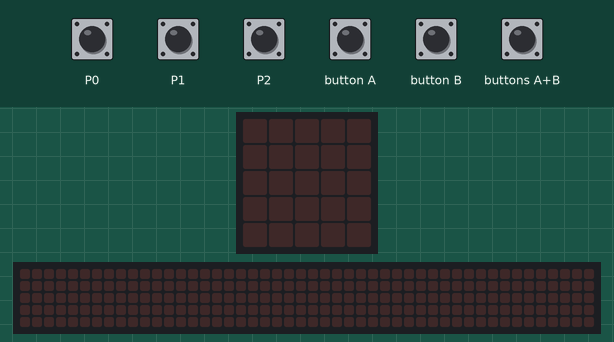
The program below on a simulated BBC micro:bit (MakeCode). On the bench: the board's 5×5 LED display, a strip that is not on the board, showing the scrolling text unrolled. The test bench sets the inputs (shaded band). Random numbers come from a fixed seed; the 48×5 strip is a reading aid, not a part: it shows the text the display is scrolling, unrolled, one strip-width of it at a time.

Above: at 1.2 s.
1.3 s: touch pin P0 pressed for 0.15 s
At 1.9 s:
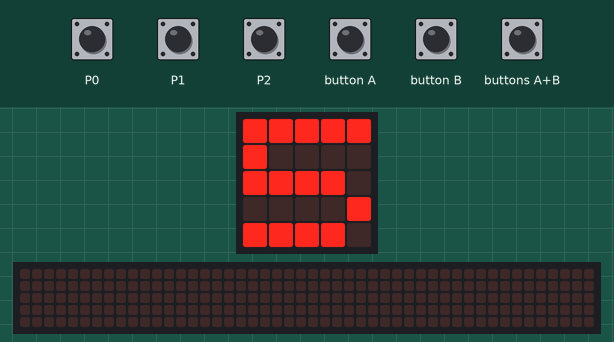
4.4 s: touch pin P1 pressed for 0.15 s
At 6.2 s:
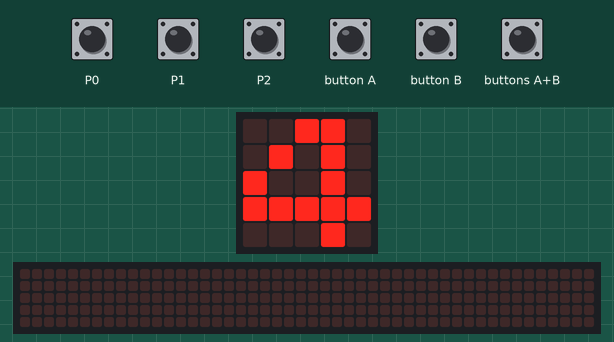
7.5 s: touch pin P2 pressed for 0.15 s
At 10.4 s:
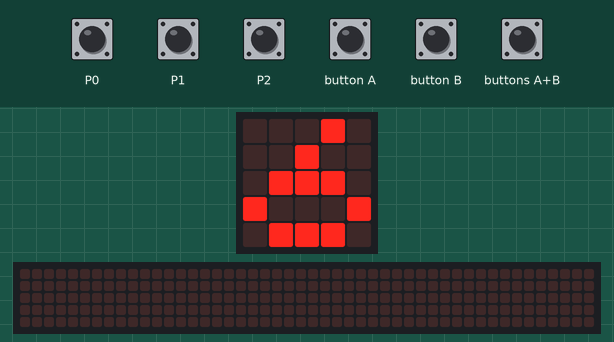
10.6 s: button B pressed for 0.15 s
At 11.9 s:
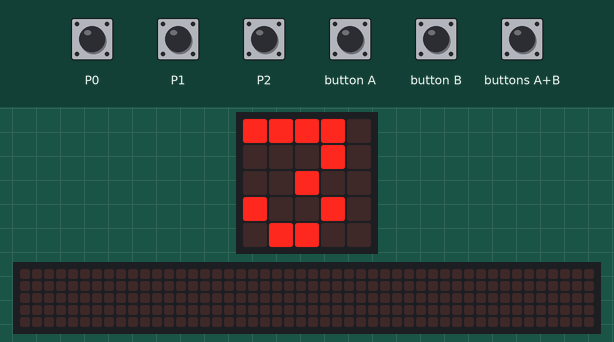
13.6 s: button A pressed for 0.15 s
At 16.6 s:
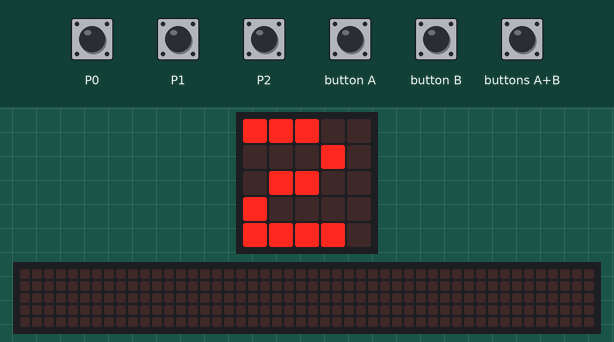
16.7 s: buttons A+B pressed for 0.15 s
At 20.12 s:
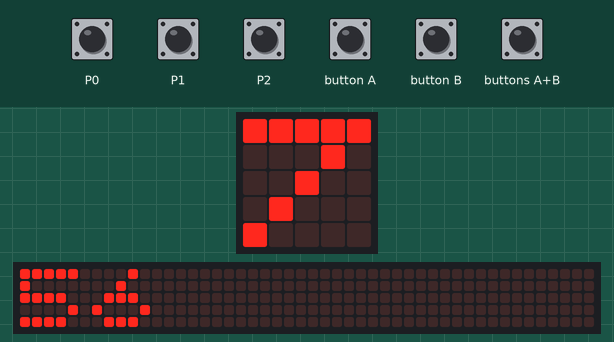
Timing chart, 0 to 20.8 s (numbered marks = the images above; inputs shaded):
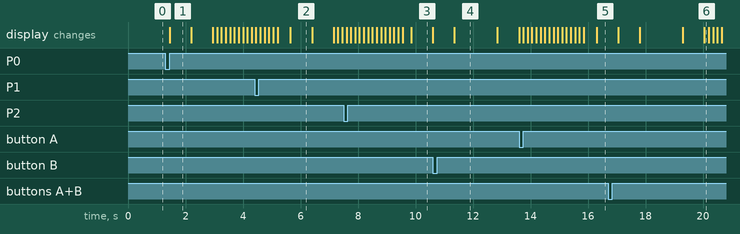

Measured:
- after the input at 1.3 s, the display: changes after 0.15 s (image 1)
- what the display in image 1 shows lasts 0.7 s, from 1.5 s to 2.2 s
- what the display in image 4 shows lasts 1.5 s, from 11.4 s to 12.9 s

The program:

main.ts
```typescript
let variable2 = 0
let variable1 = 0
input.onPinPressed(TouchPin.P0, function () {
    variable2 = 5
    basic.showNumber(variable2)
    variable1 = randint(0, 10)
    basic.showNumber(variable1)
    basic.showNumber(variable1 * variable2)
})
input.onGesture(Gesture.LogoUp, function () {
    variable2 = 7
    basic.showNumber(variable2)
    variable1 = randint(0, 10)
    basic.showNumber(variable1)
    basic.showNumber(variable1 * variable2)
})
input.onButtonPressed(Button.A, function () {
    variable2 = 2
    basic.showNumber(variable2)
    variable1 = randint(0, 10)
    basic.showNumber(variable1)
    basic.showNumber(variable1 * variable2)
})
input.onPinPressed(TouchPin.P2, function () {
    variable2 = 6
    basic.showNumber(variable2)
    variable1 = randint(0, 10)
    basic.showNumber(variable1)
    basic.showNumber(variable1 * variable2)
})
input.onButtonPressed(Button.AB, function () {
    variable2 = 8
    basic.showNumber(variable2)
    variable1 = randint(0, 10)
    basic.showNumber(variable1)
    basic.showNumber(variable1 * variable2)
})
input.onButtonPressed(Button.B, function () {
    variable2 = 3
    basic.showNumber(variable2)
    variable1 = randint(0, 10)
    basic.showNumber(variable1)
    basic.showNumber(variable1 * variable2)
})
input.onPinPressed(TouchPin.P1, function () {
    variable2 = 4
    basic.showNumber(variable2)
    variable1 = randint(0, 10)
    basic.showNumber(variable1)
    basic.showNumber(variable1 * variable2)
})
input.onGesture(Gesture.LogoDown, function () {
    variable2 = 9
    basic.showNumber(variable2)
    variable1 = randint(0, 10)
    basic.showNumber(variable1)
    basic.showNumber(variable1 * variable2)
})
```

test.ts
```typescript
// aquí va el archivo "tests"; esto no se compilará cuando este paquete se utilice como una extensión.
```
